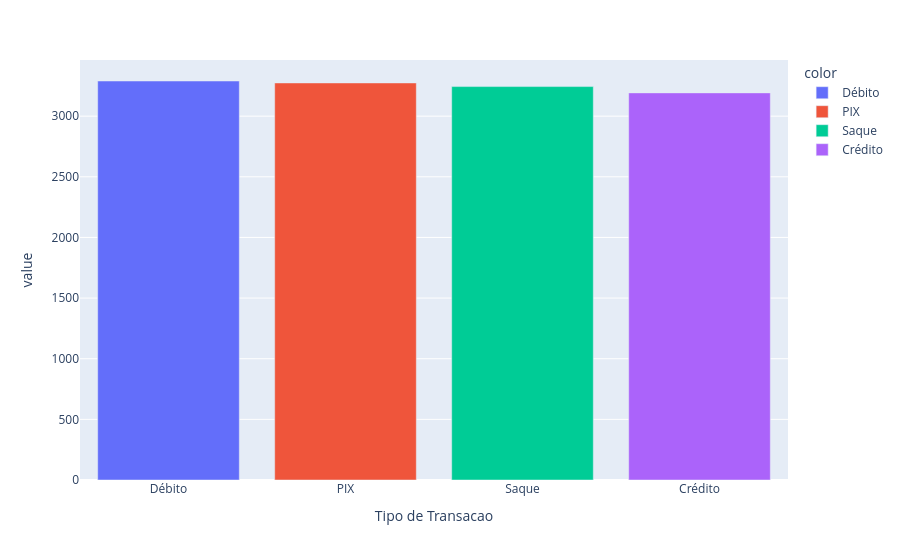

Source (notebook cell):
### Code cell
transaction_type_count = df_fraud['Tipo de Transacao'].value_counts()
px.bar(transaction_type_count, color=transaction_type_count.index)

### Figure 1 — Plotly figure (JSON) as saved in the notebook; plotly's stock layout.template omitted (floating-point values rounded to 4 significant figures)
{"data": [{"hovertemplate": "color=Débito<br>Tipo de Transacao=%{x}<br>value=%{y}<extra></extra>", "legendgroup": "Débito", "marker": {"color": "#636efa", "pattern": {"shape": ""}}, "name": "Débito", "orientation": "v", "showlegend": true, "textposition": "auto", "type": "bar", "x": ["Débito"], "xaxis": "x", "y": [3290], "yaxis": "y"}, {"hovertemplate": "color=PIX<br>Tipo de Transacao=%{x}<br>value=%{y}<extra></extra>", "legendgroup": "PIX", "marker": {"color": "#EF553B", "pattern": {"shape": ""}}, "name": "PIX", "orientation": "v", "showlegend": true, "textposition": "auto", "type": "bar", "x": ["PIX"], "xaxis": "x", "y": [3274], "yaxis": "y"}, {"hovertemplate": "color=Saque<br>Tipo de Transacao=%{x}<br>value=%{y}<extra></extra>", "legendgroup": "Saque", "marker": {"color": "#00cc96", "pattern": {"shape": ""}}, "name": "Saque", "orientation": "v", "showlegend": true, "textposition": "auto", "type": "bar", "x": ["Saque"], "xaxis": "x", "y": [3244], "yaxis": "y"}, {"hovertemplate": "color=Crédito<br>Tipo de Transacao=%{x}<br>value=%{y}<extra></extra>", "legendgroup": "Crédito", "marker": {"color": "#ab63fa", "pattern": {"shape": ""}}, "name": "Crédito", "orientation": "v", "showlegend": true, "textposition": "auto", "type": "bar", "x": ["Crédito"], "xaxis": "x", "y": [3192], "yaxis": "y"}], "layout": {"barmode": "relative", "legend": {"title": {"text": "color"}, "tracegroupgap": 0}, "margin": {"t": 60}, "xaxis": {"anchor": "y", "domain": [0, 1], "title": {"text": "Tipo de Transacao"}}, "yaxis": {"anchor": "x", "domain": [0, 1], "title": {"text": "value"}}}}
